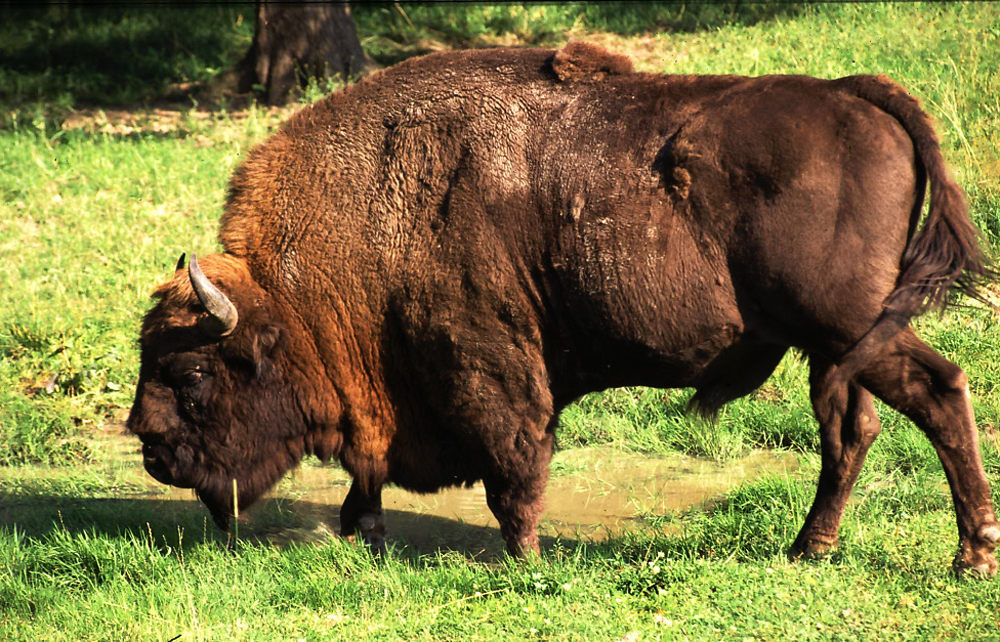
%> input picture Lab02/zubr.jpg, 1000 x 642 px
$ octave skrypt.m   (GNU Octave 9; MATLAB toolbox functions it lacks are replaced by stand-ins)
%> lines starting %> are read from the running program, lines starting %| are printed output that depends on the picture
clear; clc; clf; close all;

im = imread('zubr.jpg'); % uint8 0-255 | 642 x 1000 x 3 - 3 to rgb
%> im is the input picture: size 642x1000x3 uint8; mean R, G, B 124.1, 115.2, 62.1

% imshow(im); % wyswietlenie obrazka

im = double(im) / 255; % rzutowanie do double - normalizacja zeby miec dalej ten sam obraz (/255)
%> im: size 642x1000x3 double

imshow(im);  % funkcja im show spodziewa sie 0 lub 1 jak cos pomiedzy to zaokragla


% kilka obrazkow na raz - osobne okna
% figure;
% imshow(im);


% ================ ZUBR RGB MULIPLOT ================

% kilka obszarów jednego okna
h=2;
w=2;
% RGB
subplot(h,w,1)
imshow(im)
% sama warstwa zielona r = img(:,:,1)
subplot(h,w,2)
r = im(:,:,1);
imshow(r)
% sama warstwa zielona g = img(:,:,2)
subplot(h,w,3)
g = im(:,:,2);
imshow(g)

% sama warstwa niebieska b = img(:,:,3)
subplot(h,w,4)
b = im(:,:,3);
imshow(b)

figure;
% ================ ZUBR HISTOGRAM ================
h=3;
w=2;

for i = 1:3
    image = im(:,:,i);
    subplot(h,w,2*i-1)
    imshow(image);

    subplot(h,w,2*i)
    imhist(image)
end
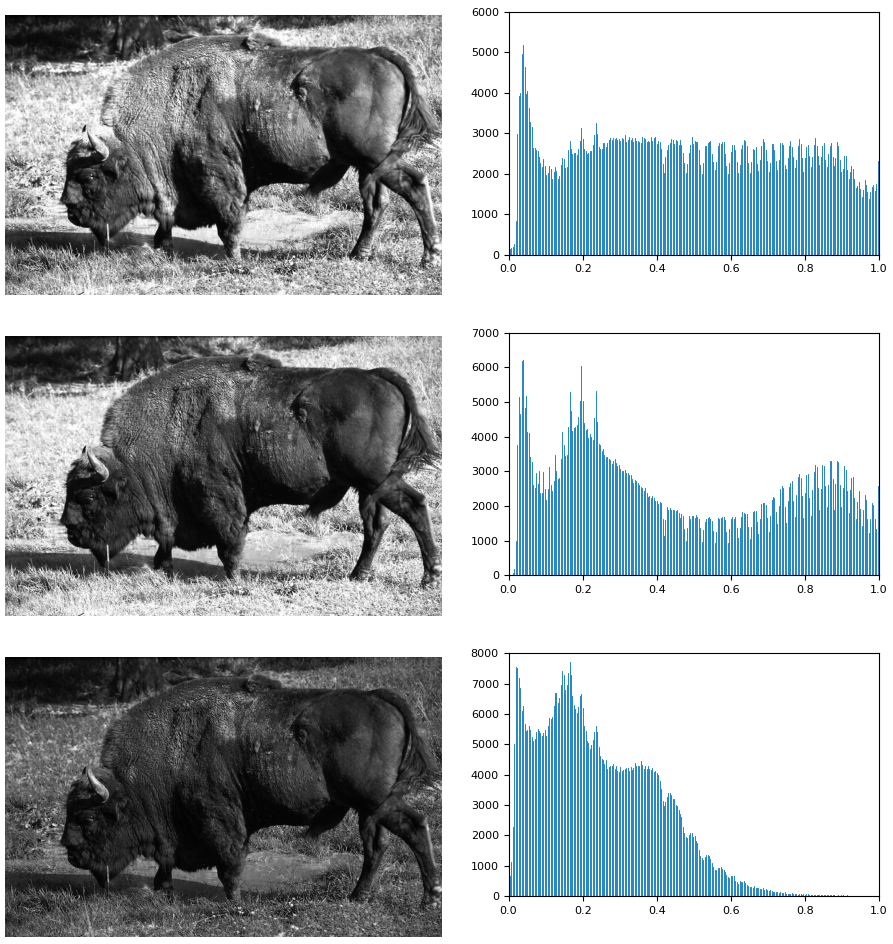
%> figure redrawn from the program's plot data, 6 panels


figure;
% ================ ZUBR KONWERSJA DO SKALI SZAROSCI ================
% chcemy policzyc srednia arytmetyczna 3 warstw (R,G,B)
% gotowa funkcja rgb2gray(im)
gray_image = mean(im, 3); % usredniamy w 3 kierunku
imshow(gray_image);

% ale mozna uzyc innych funckji akumulacyjnych jak min,max , median,
% srednia wazona np dla jakis kolorow wieksza waga - bo np slonce swieci to
% trzeba najwiecej jest na srodku (zielone) swiatla widzialnego
% zielony widzimy lepiej pozniej czerwony a na koncu niebieski

figure;
% o tym mowi standard yuv
% on nadaje wagi dla kolorow rgb
YUV = [.299, .587, .144];

% mnozymy razy wektor 1x1x3 - obracamy funkcja permute(YUV, [1,3,2]) -
% drugi z 3 wymiarem zmieniamy
YUV = permute(YUV, [1,3,2]);

im_yuv = sum(im .* YUV,3) ;
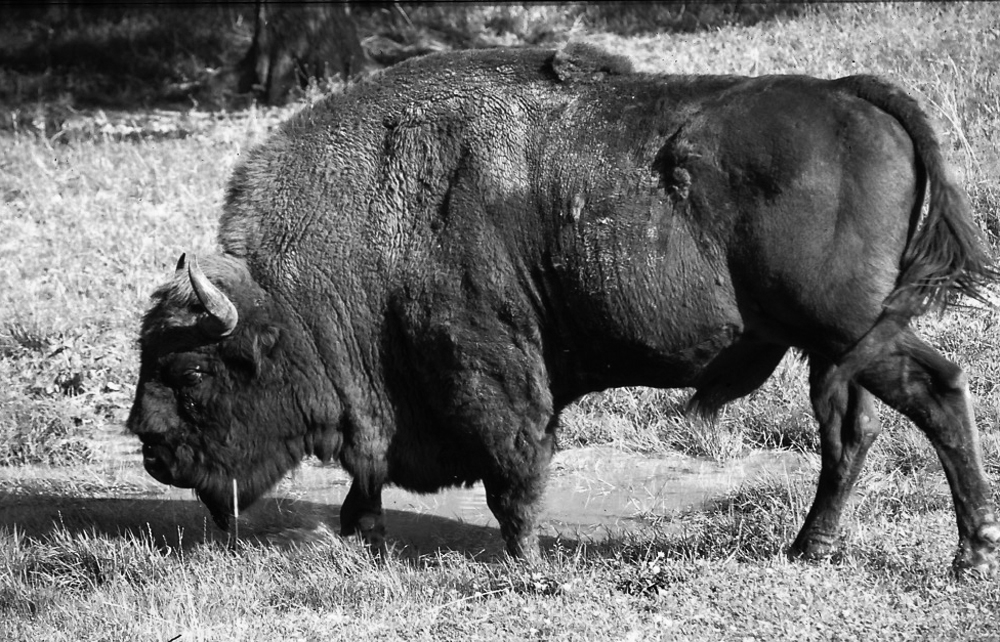
%> im_yuv: size 642x1000 double; min 0, max 1.03, mean 0.446; drawn with min black and max white
imshow(im_yuv)


% ================ ZUBR PRZEKSZTALCENIA ================
% Jak zrobic korekcje tych 3 wartosci
% 1. Jasnosc - zmieniamy wszystkie o te sama stała - dodawanie
% 2. Kontrast
% 3. Gamma

% ========== JASNOSC
figure;
b = .2;
bim = gray_image + b;
bim(bim>1) = 1; % jakby wyszlo poza 0-1
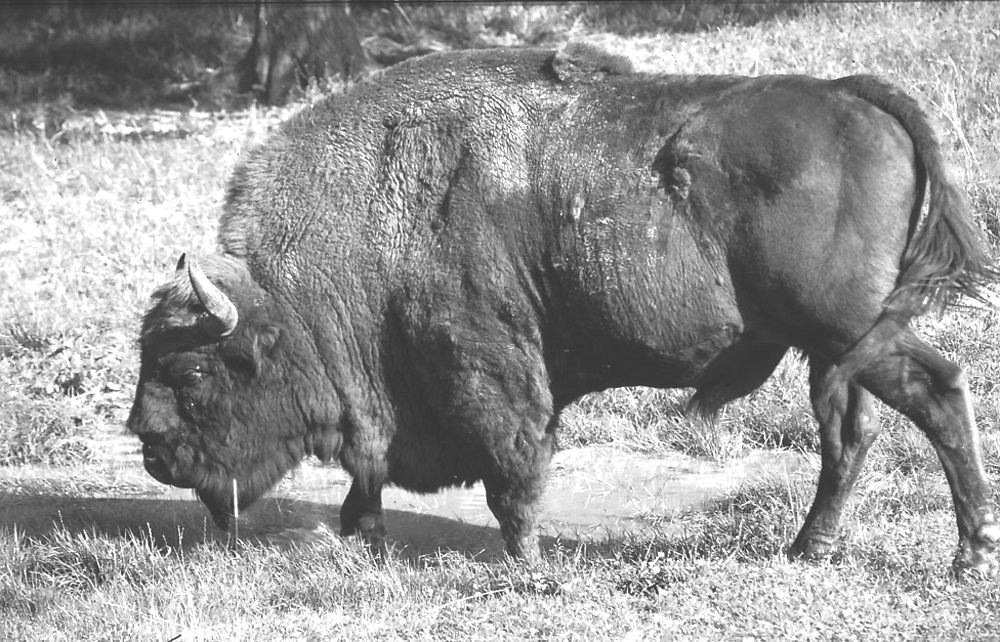
%> bim: size 642x1000 double; min 0.2, max 1, mean 0.592
bim(bim<0) =0;  % jakby wyszlo poza 0-1
imshow(bim)

h = 2;
w = 2;
subplot(h,w,1)
imshow(gray_image)
subplot(h,w,2)
imhist(gray_image)
subplot(h,w,3)
imshow(bim)
subplot(h,w,4)
imhist(bim)

% funkcja przeksztalcenia liniowego miedzy obrazkami
figure;
x = 0:(1/255):1;
y = x + b;
y(y>1) = 1;
y(y<0) = 0;
plot(x,y)
ylim([0,1])
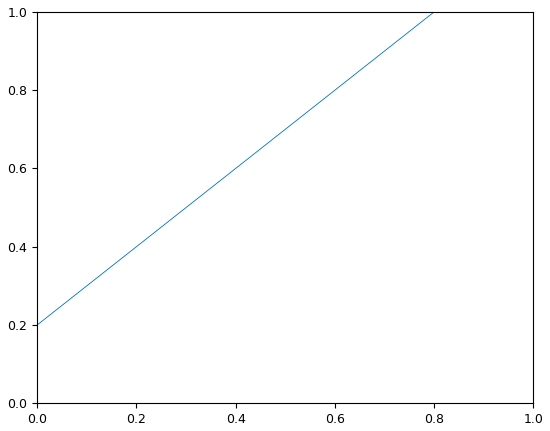
%> figure redrawn from the program's plot data; curve peaks at x = 0.8, y = 1


% ========== KONTRAST - roznica miedzy wartosciami
figure;
c = .5;
cim = gray_image * c;
cim(cim>1) = 1; % jakby wyszlo poza 0-1
cim(cim<0) =0;  % jakby wyszlo poza 0-1
imshow(cim)

h = 2;
w = 2;
subplot(h,w,1)
imshow(gray_image)
subplot(h,w,2)
imhist(gray_image)
subplot(h,w,3)
imshow(cim)
subplot(h,w,4)
imhist(cim)


% funkcja przeksztalcenia liniowego miedzy obrazkami
figure;
x = 0:(1/255):1;
y = x*c;
y(y>1) = 1;
y(y<0) = 0;
plot(x,y)
ylim([0,1])
%> figure, not shown here; curve peaks at x = 1, y = 0.5


% ========== GAMMA - roznica miedzy wartosciami
figure;
gamma = 0.5; % 2; % inna opcja .5;
gamma_im = gray_image .^ (1/gamma);
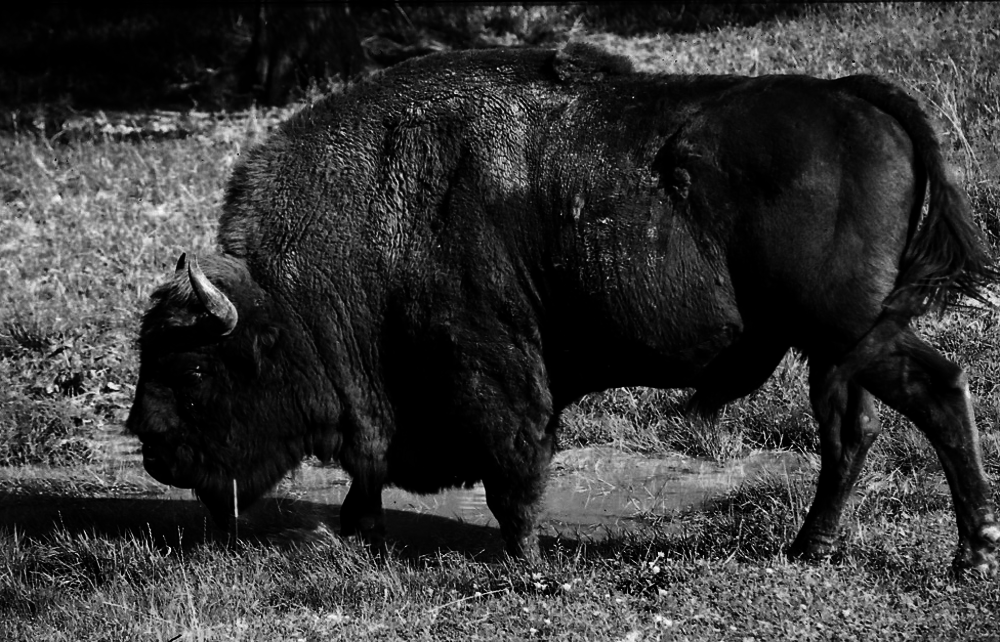
%> gamma_im: size 642x1000 double; min 0, max 1, mean 0.213
imshow(gamma_im)

h = 2;
w = 2;
subplot(h,w,1)
imshow(gray_image)
subplot(h,w,2)
imhist(gray_image)
subplot(h,w,3)
imshow(gamma_im)
subplot(h,w,4)
imhist(gamma_im)

% funkcja przeksztalcenia miedzy obrazkami
figure;
x = 0:(1/255):1;
y = x.^gamma;
y(y>1) = 1;
y(y<0) = 0;
plot(x,y)
ylim([0,1])
%> figure, not shown here; curve peaks at x = 1, y = 1


% b in (-1,1)
% c in (0, infi) a tak naprawde do 255
% g in (0, infi)

% wartosci neurtalne : b=0
% jak by chcec zrobic suwak dla c i g to trzeba log(c)

% Calkowite przeksztalcenie
% Y = c X^(g) + b


% =================== WYROWNANIE HISTOGRAMU ===================
% jest to operacja deterministyczna
% rozrzedzi histogram i nie bedzie on dokladnie rowny - jedynie rowniejszy
% wysokosc histogramu musi byc zachowana
% jedyne co mozna robic to przestawiac slupki na siebie
% ubywa nam informacji wiec normalnie nie chcemy tego uzywac - chyba ze nic
% na nim nie widac
%
% algorytm: dystrybuanta empiryczna
figure;
him = histeq(gray_image);
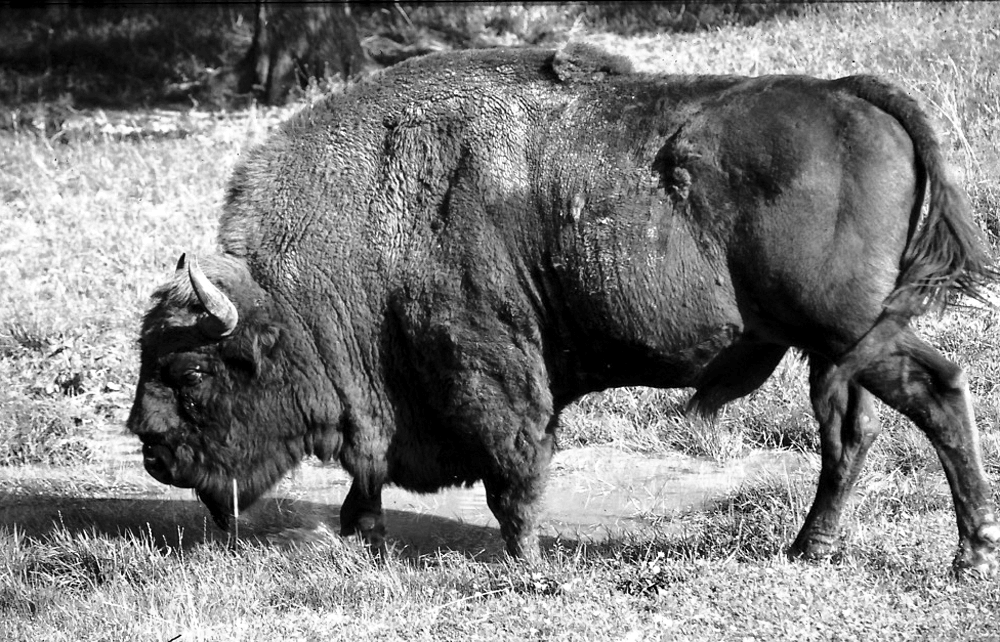
%> him: size 642x1000 double; min 0, max 1, mean 0.495

h = 2;
w = 2;
subplot(h,w,1)
imshow(gray_image)
subplot(h,w,2)
imhist(gray_image)
subplot(h,w,3)
imshow(him)
subplot(h,w,4)
imhist(him)
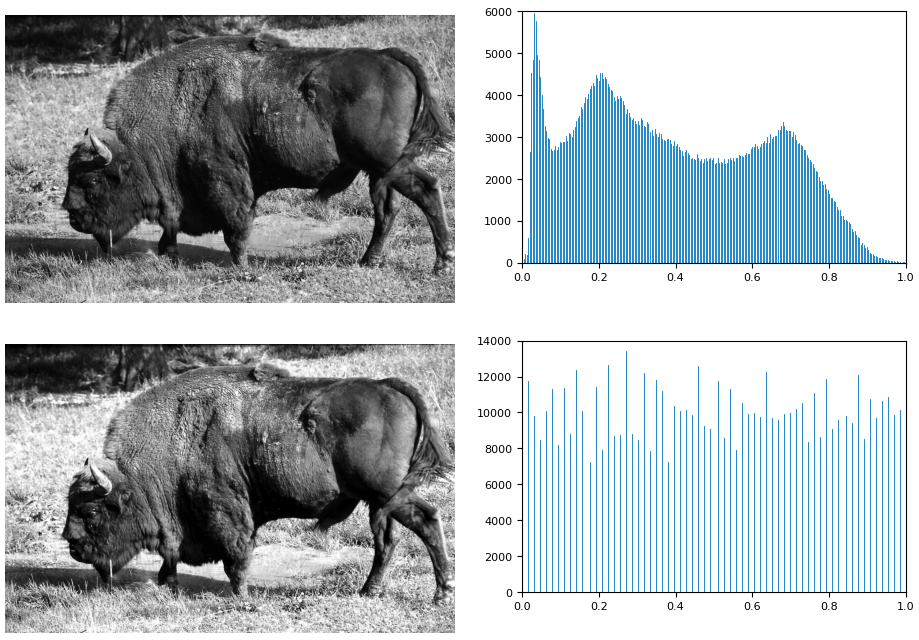
%> figure redrawn from the program's plot data, 4 panels
